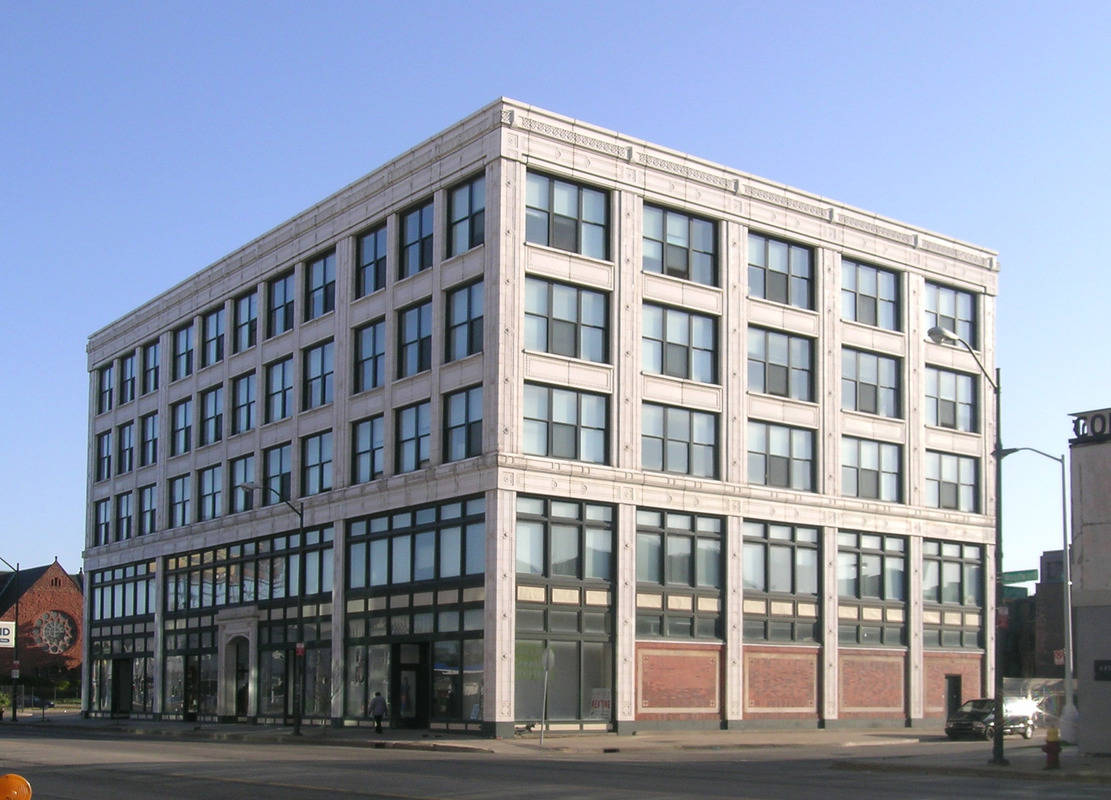
#> input picture slides/03.filtering/dataset/building.jpg, 1111 x 800 px
$ python 10.LPF_cutoff_comparison.py
#> lines starting #> are read from the running program, lines starting #| are printed output that depends on the picture
import numpy as np
from PIL import Image
import scipy.fftpack as fp
from matplotlib import pylab


def signaltonoise(a, axis=0, ddof=0):
    a = np.asanyarray(a)
    m = a.mean(axis)
    sd = a.std(axis=axis, ddof=ddof)
    return 20 * np.log10(np.where(sd == 0, 0, m / sd))


im = np.array(Image.open('../dataset/building.jpg').convert('L'))
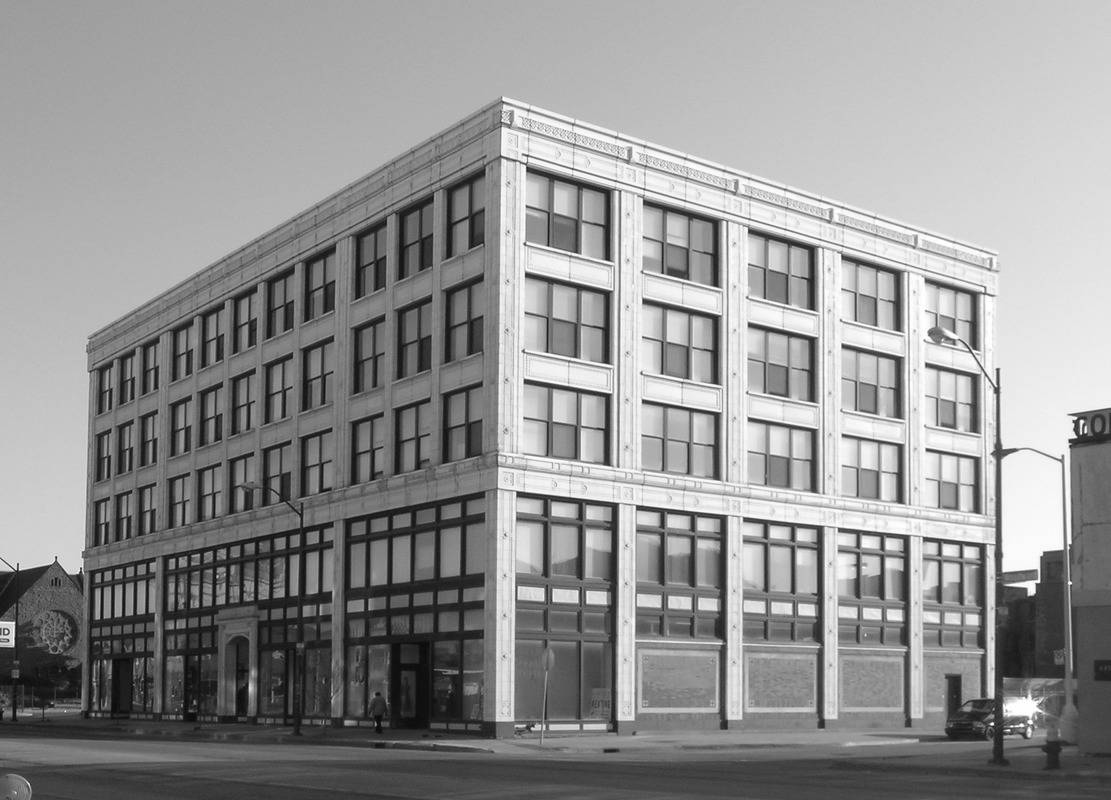
#> im: shape (800, 1111); min 4, max 255, mean 146.7
freq = fp.fft2(im)
(w, h) = freq.shape
#> w = 800; h = 1111
half_w, half_h = int(w / 2), int(h / 2)
#> half_w = 400; half_h = 555
snrs_lp = []
ubs = list(range(1, 25, 2))
pylab.figure(figsize=(10, 6))

idx = 1
for u in ubs:
    freq1 = np.copy(freq)
    freq2 = fp.fftshift(freq1)
    freq2_low = np.copy(freq2)
    freq2_low[half_w - u:half_w + u + 1, half_h - u:half_h + u + 1] = 0
    freq2 -= freq2_low  # select only the first 20x20 (low) frequencies
    im1 = fp.ifft2(fp.ifftshift(freq2)).real
    snrs_lp.append(signaltonoise(im1, axis=None))
    pylab.subplot(3, 4, idx), pylab.imshow(im1, cmap='gray'), pylab.axis('off')
    pylab.title('F = ' + str(u), size=10)
    idx += 1
#> this loop made 12 passes
#> sd in signaltonoise on passes 1 to 12: 41.2, 46.93, 48.5, 49.84, 51.32, 52.51, 53.15, 53.66, 54.26, 54.75, 55.06, 55.47
#> pass 1, `im1 = fp.ifft2(fp.ifftshift(freq2)).real`:
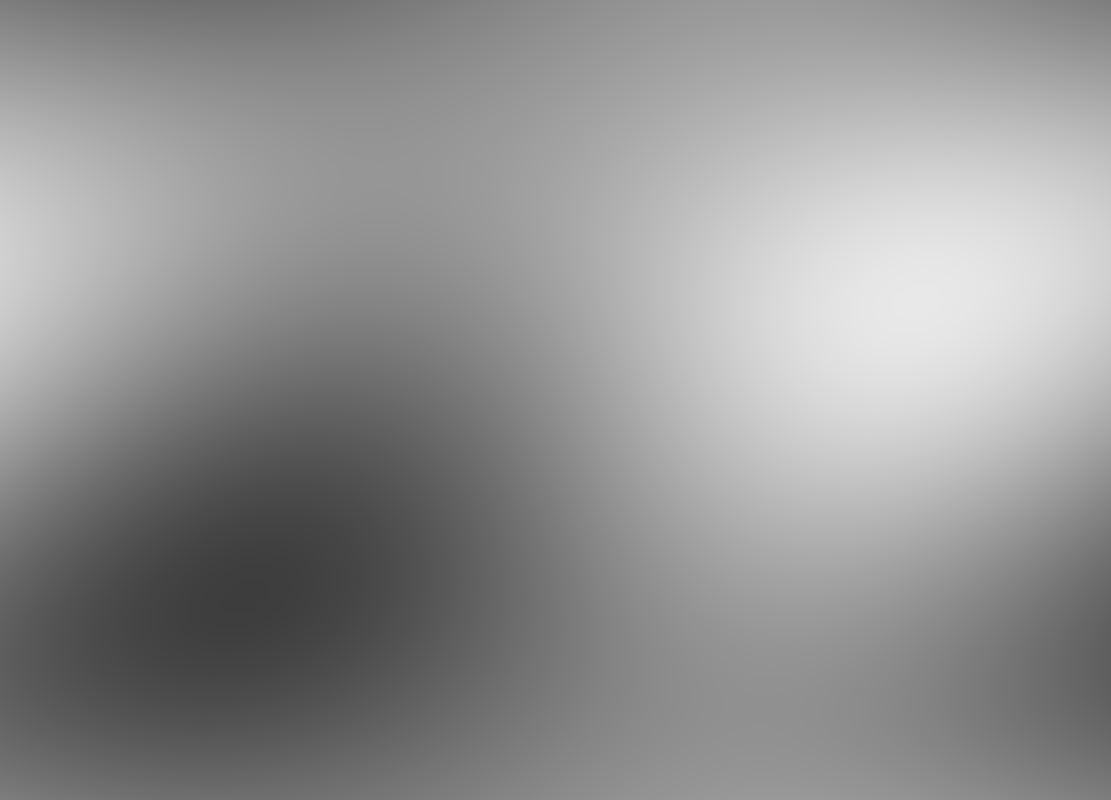
#> im1: shape (800, 1111) float64; min 61.57, max 232.5, mean 146.7
#> pass 3, `im1 = fp.ifft2(fp.ifftshift(freq2)).real`:
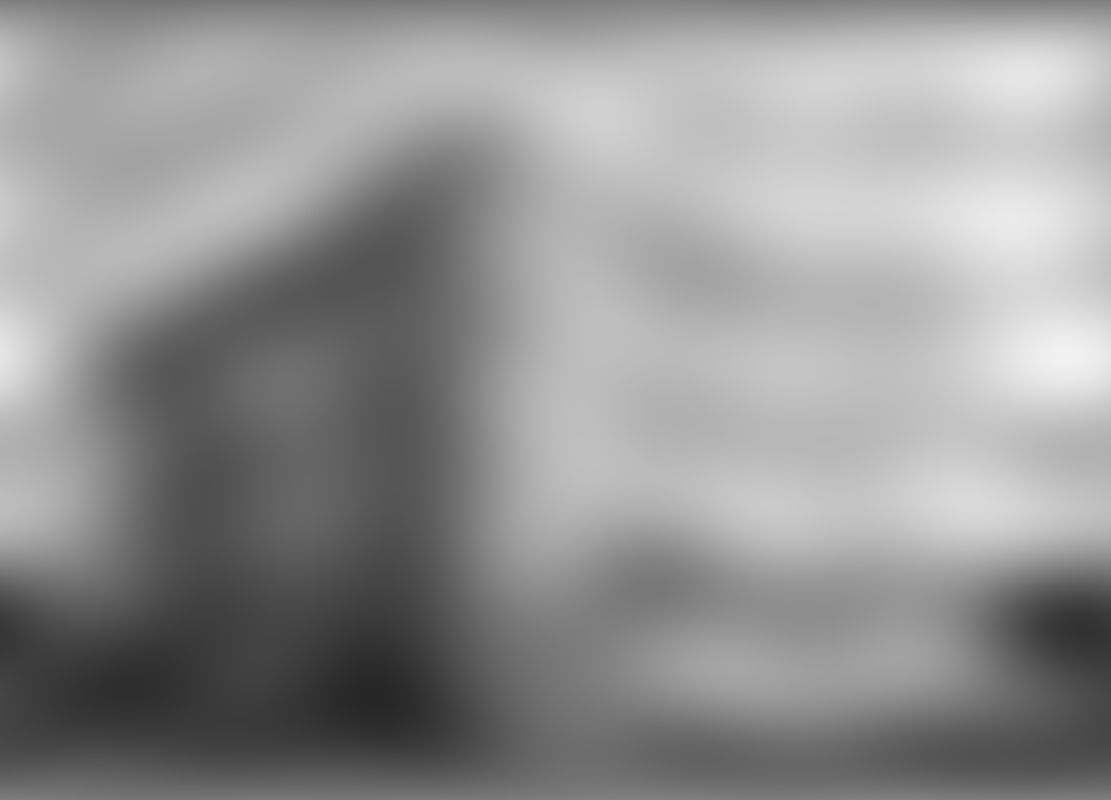
#> im1: shape (800, 1111) float64; min 38.28, max 241.2, mean 146.7
#> after the loop:
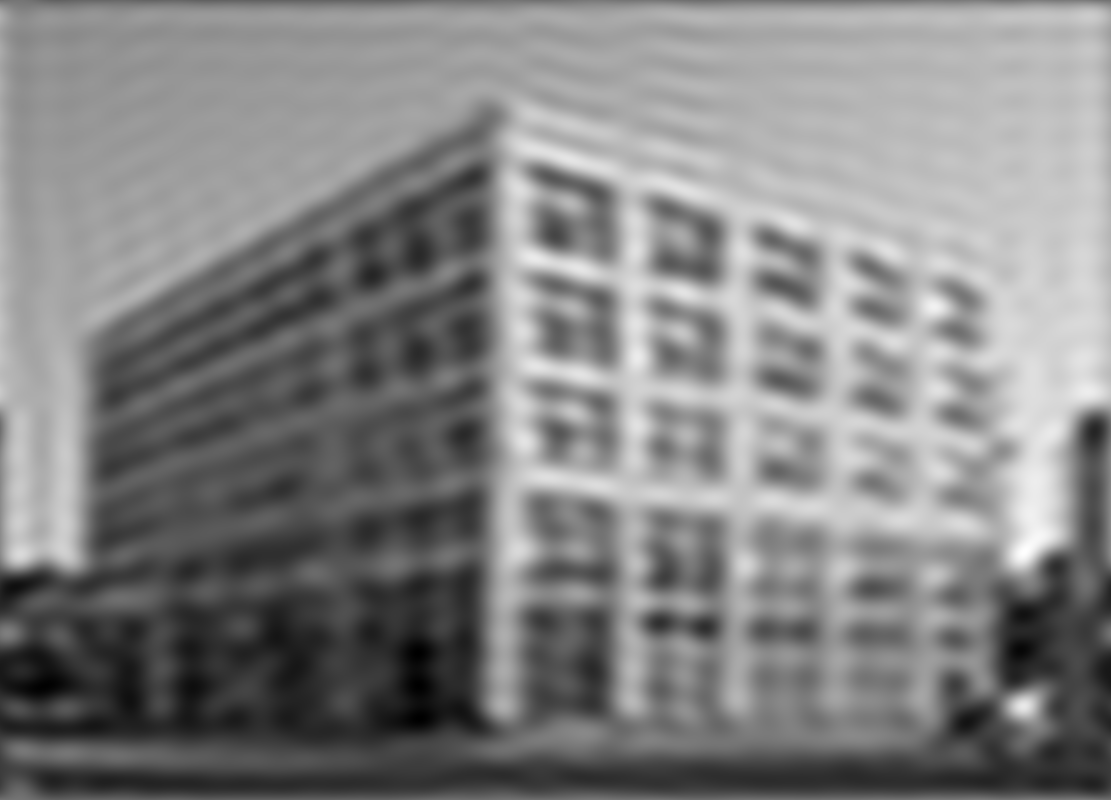
#> im1: shape (800, 1111) float64; min 8.12, max 277.3, mean 146.7; drawn with min black and max white
#> after the loop, idx = 13; snrs_lp = [11.03, 9.9, 9.62, 9.38, 9.13, 8.93, 8.82, 8.74, 8.64, 8.56, 8.51, 8.45]
pylab.subplots_adjust(wspace=0.1, hspace=0)

snr = signaltonoise(im, axis=None)
#> snr = 7.36
pylab.figure(figsize=[8, 6])
pylab.plot(ubs, snrs_lp, 'b.-')
pylab.plot(range(25), [snr] * 25, 'r-')
pylab.legend(['SNR citra hasil LPF', 'SNR citra asli'])
pylab.xlabel('Cutoff Freqeuncy for LPF')
pylab.ylabel('SNR')
pylab.grid()
pylab.show()
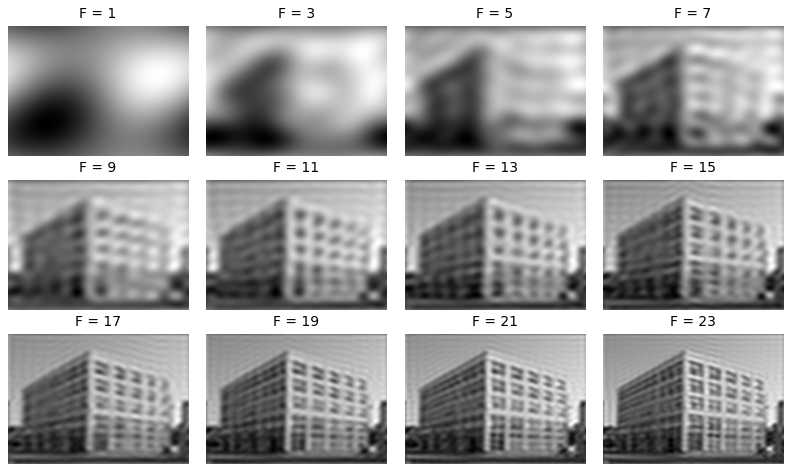
#> figure drawn by matplotlib, 12 panels
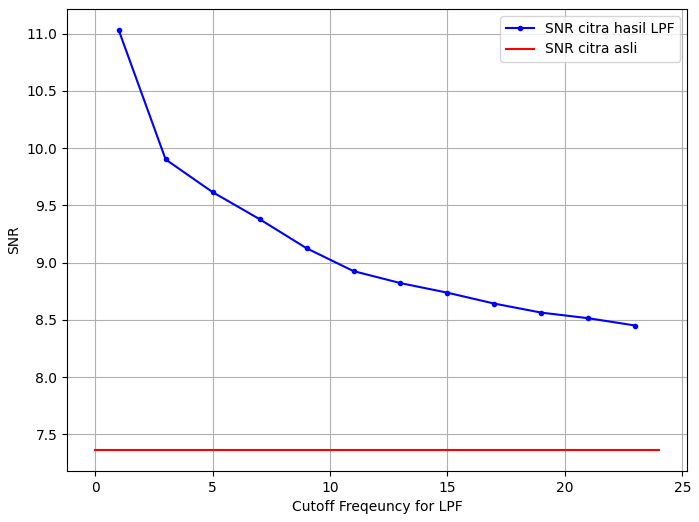
#> figure drawn by matplotlib, 1 panel; curve peaks at x = 1, y = 11.03

$ run again, with slides/03.filtering/dataset/cameraman.jpg copied over slides/03.filtering/dataset/building.jpg
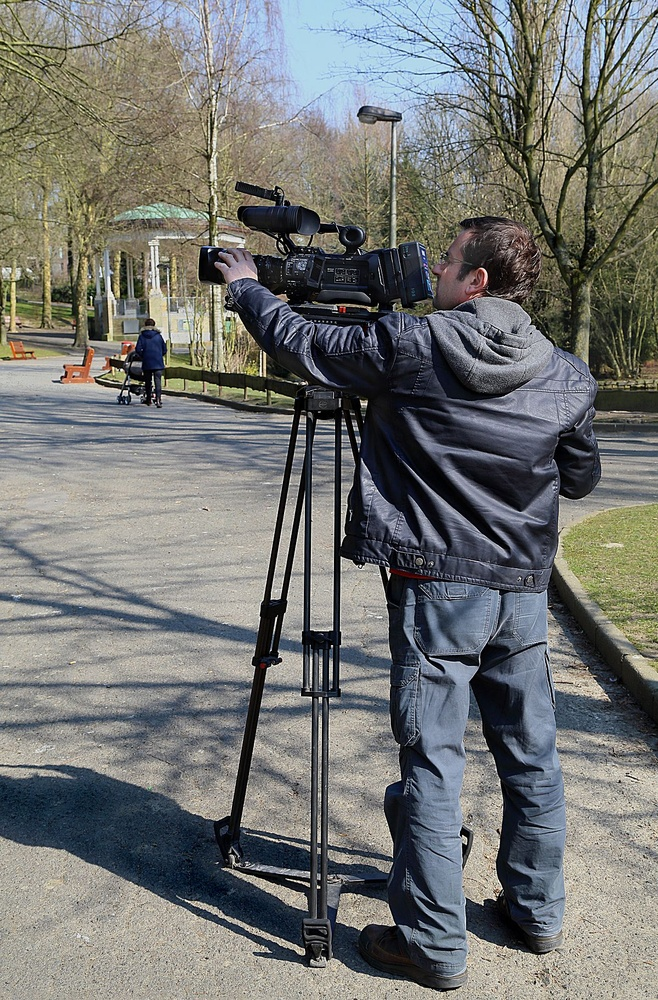
#> input picture slides/03.filtering/dataset/cameraman.jpg, 658 x 1000 px, shrunk from 1200 x 1823 before the run
#> the loop `for u in ubs:` made 12 passes
#> sd in signaltonoise on passes 1 to 8: 21.79, 33.77, 38.55, 41.2, 43.14, 44.49, 45.51, 46.33
#> after the loop `for u in ubs:`:
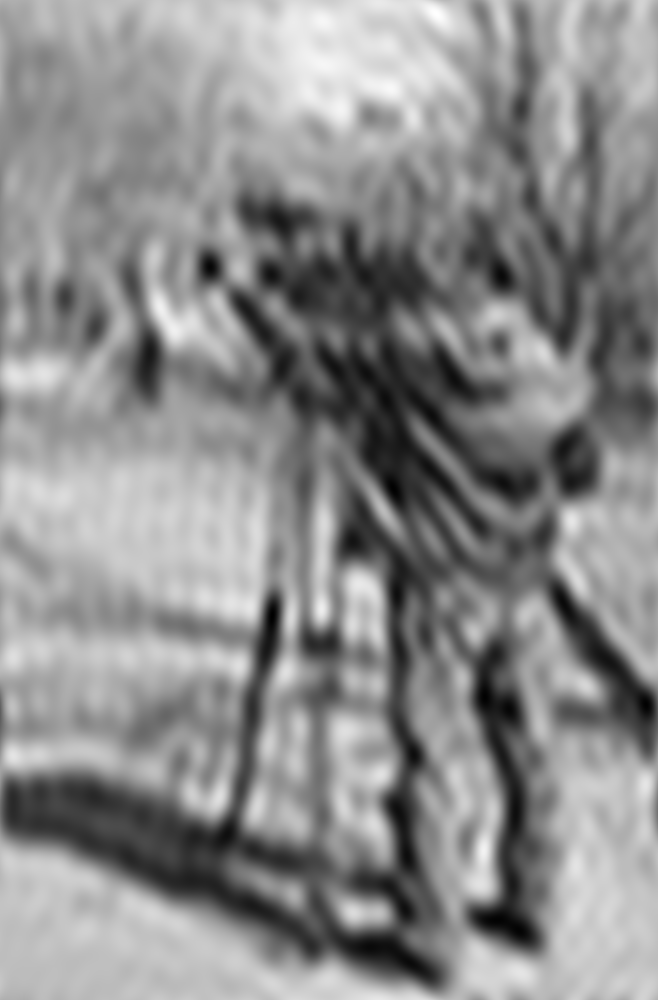
#> im1: shape (1000, 658) float64; min -16.03, max 224.3, mean 116.4; drawn with min black and max white
#> after the loop `for u in ubs:`: idx = 13; snrs_lp = [14.55, 10.75, 9.6, 9.02, 8.62, 8.35, 8.16, 8, 7.88, 7.77, 7.7, 7.62]
#> snr = 5.72
#> `pylab.show()`:
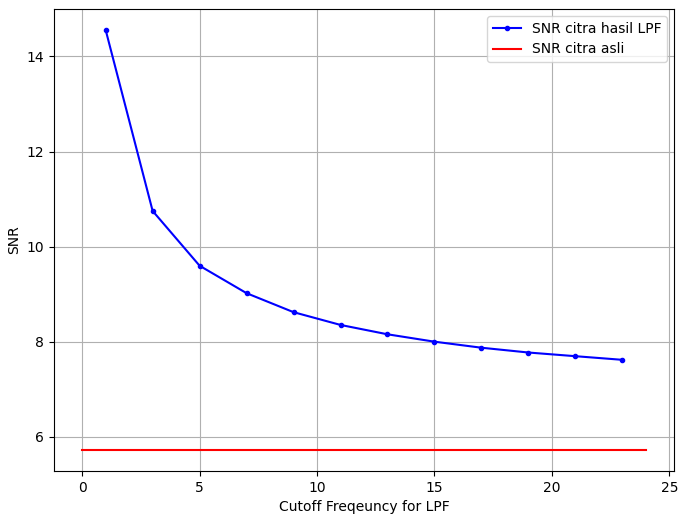
#> figure drawn by matplotlib, 1 panel; curve peaks at x = 1, y = 14.55

$ run again, with slides/03.filtering/dataset/flower_bali.jpg copied over slides/03.filtering/dataset/building.jpg
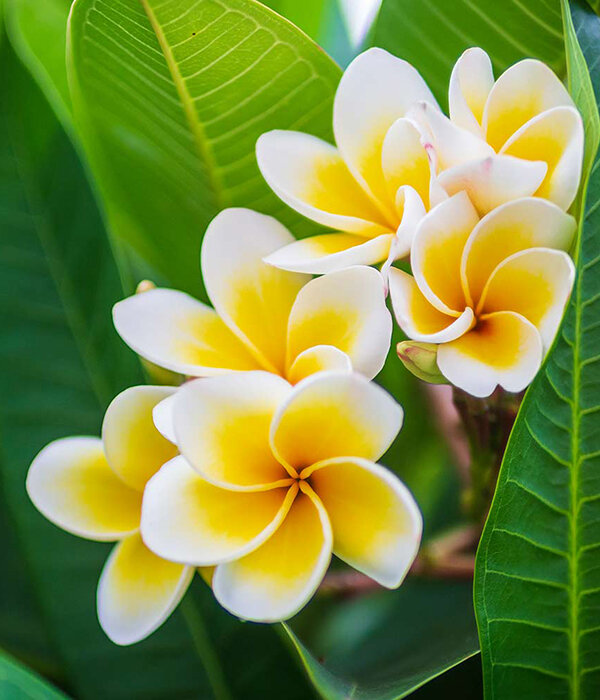
#> input picture slides/03.filtering/dataset/flower_bali.jpg, 600 x 700 px
#> the loop `for u in ubs:` made 12 passes
#> sd in signaltonoise on passes 1 to 8: 46.63, 54.29, 58.24, 60.32, 61.41, 62.21, 62.8, 63.28
#> after the loop `for u in ubs:`:
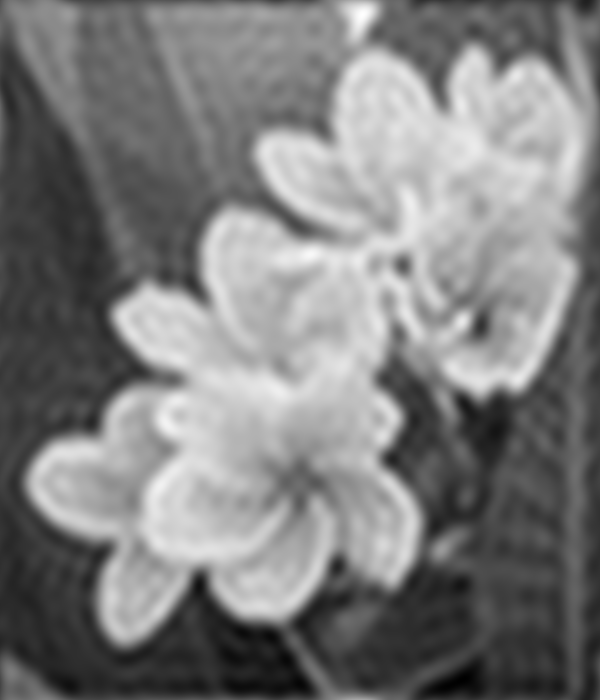
#> im1: shape (700, 600) float64; min -4.03, max 266.1, mean 129.6; drawn with min black and max white
#> after the loop `for u in ubs:`: idx = 13; snrs_lp = [8.88, 7.55, 6.95, 6.64, 6.49, 6.37, 6.29, 6.22, 6.19, 6.15, 6.12, 6.1]
#> snr = 5.87
#> `pylab.show()`:
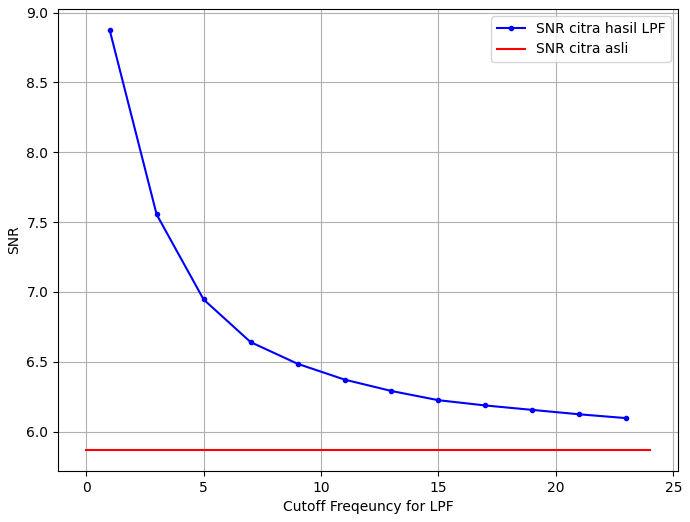
#> figure drawn by matplotlib, 1 panel; curve peaks at x = 1, y = 8.88
